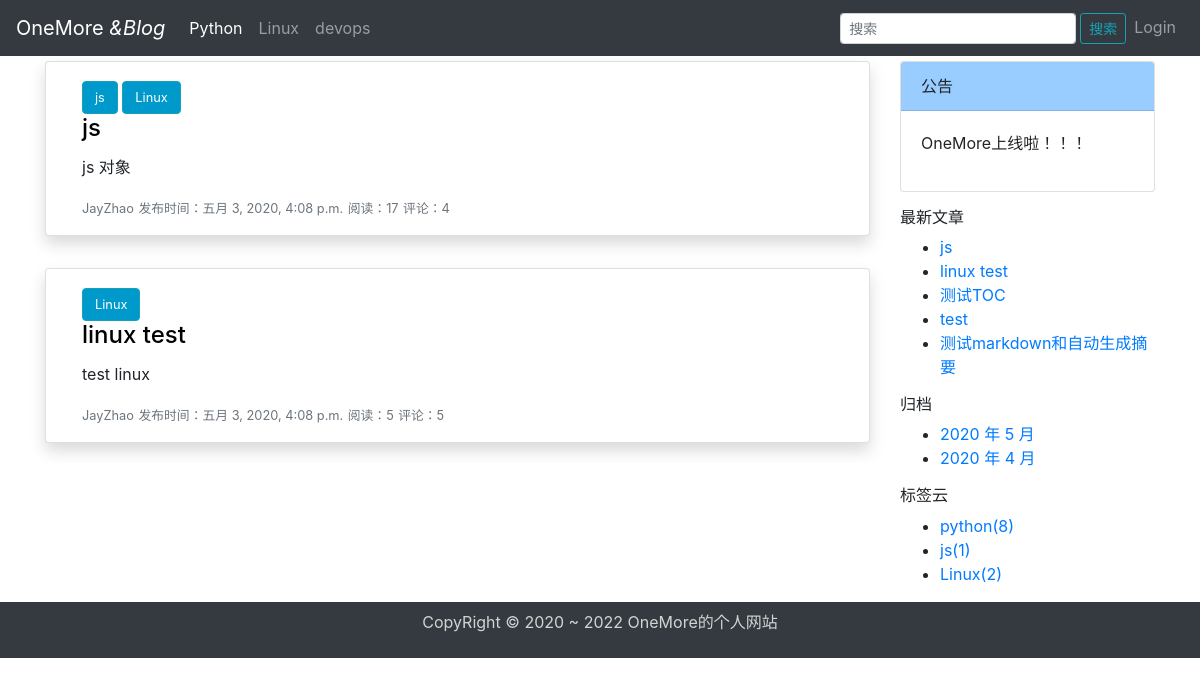
The page / on the database its author committed.
### blog/models.py (models this page shows, shortened)
class Tag(models.Model):
    name = models.CharField(max_length=100)
    class Meta:
        verbose_name = '标签'
        verbose_name_plural = verbose_name
    def __str__(self):
        return self.name

class Post(models.Model):
    title = models.CharField('标题',max_length=70)
    author = models.ForeignKey(User,verbose_name='作者',on_delete=models.CASCADE)
    body = models.TextField('正文')
    created_time = models.DateTimeField('创建时间',default=timezone.now)
    modified_time = models.DateTimeField('修改时间')
    views = models.PositiveIntegerField(default=0, editable=False)
    excerpt = models.CharField('摘要',max_length=200,blank=True)
    tags = models.ManyToManyField(Tag,verbose_name='标签',blank=True)
    class Meta:
        verbose_name = '文章'
        verbose_name_plural = verbose_name
    def get_absolute_url(self):
        return reverse('blog:detail',kwargs={'pk': self.pk})

### blog/views.py (the view)
# urls.py: path('',views.IndexView.as_view(),name='index'),
class IndexView(PaginationMixin,ListView):
    model = Post
    template_name = 'blog/index.html'
    context_object_name = 'post_list'
    paginate_by = 2
    def get_queryset(self):
        return super(IndexView,self).get_queryset().order_by('-created_time')

### blog/templatetags/blog_extras.py (called while the page is built)
@register.inclusion_tag('blog/inclusions/_recent_posts.html', takes_context=True)
def show_recent_posts(context,num=5):
    return {
        'recent_post_list': Post.objects.all().order_by('-created_time')[:num],
    }

@register.inclusion_tag('blog/inclusions/_archives.html', takes_context=True)
def show_archives(context):
    return {
        'date_list':Post.objects.dates('created_time','month', order='DESC'),
    }

@register.inclusion_tag('blog/inclusions/_tags.html', takes_context=True)
def show_tags(context):
    tag_list = Tag.objects.annotate(num_posts=Count('post')).filter(num_posts__gt=0)
    return {
        'tag_list':tag_list,
    }

### templates/blog/index.html (shortened to what this page needs)
{% extends 'base.html' %}
{% block main %}
{% for post in post_list %}
<div class="card shadow p-3 mb-5 bg-white rounded">
    <div class="card-body ">
        {% for tag in post.tags.all %}
        <span class="btn btn-info tag">
                            <a href="#" class="card-link post-tag">{{ tag }}</a>
                        </span>
        {% endfor %}
        <h4 class="card-title ">
            <a href="{{ post.get_absolute_url }}" class="card-link post post-{{ post.pk }}">{{ post.title }}</a></h4>
        <p class="card-text post-excerpt">{{ post.excerpt }}</p>
        <div class="card-text text-muted">
            <span class="post-author">{{ post.author }}</span>
            <span class="post-date">发布时间：{{ post.created_time }}</span>
            <span>阅读：{{ post.views }}</span>
            <span>评论：{{ post.comment_set.count }}</span>
        </div>
    </div>
</div>
{% empty %}
<div class="no-post">暂时还没有发布的文章！</div>
{% endfor %}
{% endblock main %}

### templates/base.html (shortened to what this page needs)
{% load static %}
{% load blog_extras %}
<!DOCTYPE html>
<html lang="UTF-8">
<head>
    <link rel="stylesheet" href="https://cdn.staticfile.org/twitter-bootstrap/4.3.1/css/bootstrap.min.css">
    <link rel="stylesheet" href="{% static 'blog/css/index.css' %}">
    <link rel="stylesheet" href="{% static 'blog/css/monokai.css' %}">
</head>
<body>
<nav class="navbar navbar-expand-md bg-dark navbar-dark">
    <a class="navbar-brand" href="{% url 'blog:index' %}">OneMore <em>&Blog</em></a>
    <div class="collapse navbar-collapse" id="collapsibleNavbar">
        <ul class="navbar-nav">
            <li class="nav-item active">
                <a class="nav-link" href="{% url 'blog:navigation' 'python' %}">Python</a>
            </li>
            <li class="nav-item">
                <a class="nav-link" href="{% url 'blog:navigation' 'Linux' %}">Linux</a>
            </li>
            <li class="nav-item">
                <a class="nav-link" href="{% url 'blog:navigation' 'devops' %}">devops</a>
            </li>
        </ul>
        <ul class="navbar-nav ml-auto">
            <form class="form-inline my-0 my-lg-0"  role="search" method="get" id="searchform" action="{% url 'blog:search' %}">
                <input class="form-control form-control-sm mr-sm-1" name="q" type="search" placeholder="搜索" aria-label="Search" required>
                <button class="btn btn-sm btn-outline-info my-1 my-sm-1" type="submit">搜索</button>
            </form>
            <li class="nav-item">
                <a class="nav-link" href="#">Login</a>
            </li>
        </ul>
    </div>
</nav>
<div class="container">
    <div class="row">
        <div class="col-md-9 article">
            {% block main %}
            {% endblock main %}
        </div>
        <div class="col-md-3 tag d-none d-sm-block">
            {% include 'blog/inclusions/_anno.html' %}
            {% show_recent_posts %}
            {% show_archives %}
            {% show_tags %}
        </div>
    </div>
</div>
<nav class="navbar navbar-expand-sm bg-dark navbar-dark footer navbar-static-bottom">
    <div class="ft mx-auto ">
        <p>CopyRight © 2020 ~ 2022 OneMore的个人网站</p>
    </div>
</nav>
</body>
</html>

### templates/blog/inclusions/_anno.html
<div class="card anno ">
    <div class="card-header ">公告</div>
    <div class="card-body tag-link ">
        OneMore上线啦！！！
    </div>
</div>

### templates/blog/inclusions/_recent_posts.html
<div class="widget widget-recent-posts">
  <h6 class="widget-title">最新文章</h6>
  <ul>
    {% for post in recent_post_list %}
      <li>
        <a href="{{ post.get_absolute_url }}">{{ post.title }}</a>
      </li>
    {% empty %}
      暂无文章！
    {% endfor %}
  </ul>
</div>

### templates/blog/inclusions/_archives.html
<div class="widget widget-archives">
  <h6 class="widget-title">归档</h6>
  <ul>
    {% for date in date_list %}
      <li>
        <a href="{% url 'blog:archive' date.year date.month %}">{{ date.year }} 年 {{ date.month }} 月</a>
      </li>
    {% empty %}
      暂无归档！
    {% endfor %}
  </ul>
</div>

### templates/blog/inclusions/_tags.html
<div class="widget widget-tag-cloud">
  <h6 class="widget-title">标签云</h6>
  <ul>
    {% for tag in tag_list %}
      <li>
        <a href="{% url 'blog:tag' tag.pk %}">{{ tag.name }}<span class="post-count">({{ tag.num_posts }})</span></a>
      </li>
    {% empty %}
      暂无标签！
    {% endfor %}
  </ul>
</div>

### blog/static/blog/css/index.css (style rules this page uses)
.navbar ul li { line-height: 20px; }
.container { margin-top: 5px; }
.article .card { margin-bottom: 2rem!important; }
.article .card .card-body { padding-top: 0; padding-bottom: 0; }
.article .card .tag { background-color: #0099CC; margin-top: 3px; }
.article .card span a { color: #fff; }
.article .card h4 a { color: black; }
.article .card div span { font-size: 0.8rem; }
.tag .card { margin-bottom: 1rem; }
.tag .card-header { background-color: #99CCFF; }
.tag .anno .card-body { height: 5rem; }
.footer { color: lightgrey; }

### rows shown on the page
Post: title "js", excerpt "js 对象", author "JayZhao", created_time "五月 3, 2020, 4:08 p.m.", views "17", comment_set.count "4"
Tag: name "js", num_posts "1"
Tag: name "Linux", num_posts "2"
Post: title "linux test", excerpt "test linux", author "JayZhao", created_time "五月 3, 2020, 4:08 p.m.", views "5", comment_set.count "5"
Post: title "测试TOC"
Post: title "test"
Post: title "测试markdown和自动生成摘要"
Tag: name "python", num_posts "8"

### other values the page prints
{{ date.year }} "2020" "2020"
{{ date.month }} "5" "4"
